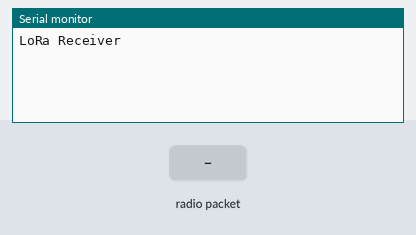
The sketch below on a simulated Arduino Uno, built with avr-gcc and run on an emulated ATmega328P. Shown: the last lines printed to the serial monitor. Inputs (shaded band) come from the test bench. No radio packets arrive unless stated.

Above: at 1.2 s.
1.3 s: radio packet "1" arrives
At 3.0 s:
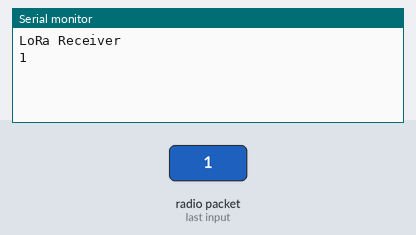
3.8 s: radio packet "0" arrives
At 6.1 s:
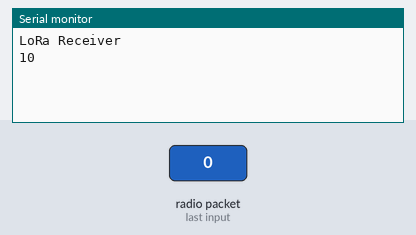

Measured:
- after the input at 1.3 s, the serial monitor: prints a new line after 1.0 s (image 1)
- after the input at 3.8 s, the serial monitor: prints a new line after 1.0 s (image 2)

The sketch:

timeStampTransmitter.ino
```cpp
// This script is intended forvhte arduino base station
// It includes the channel list each sonde is programed with
// Each sonde identity is matahced with the frequency varible name
// This script handles the frequency cycling, trasnmission of User inputs from a Serial input given by matlab
// And it prints any recieved data to the serial monitor which is opened in matlab.
#include <SPI.h>
#include <LoRa.h>

// unsigned long timeStamp;
// int timeStampArray[6];
String dataString;
// int x;
const long frequency = 910E6;  // LoRa Frequency
const long freq1 = 903000000;  // Channel 1
const long freq2 = 906000000;  // Channel 2
const long freq3 = 909000000;  // Channel 3
const long freq4 = 912000000;  // Channel 4
const long freq5 = 915000000;  // Channel 5
const long freq6 = 918000000;  // Channel 6

// This is the SPI frequency varialbe, it must be delcasred in the setup before the Lora.begin function
uint32_t spiFreq = 20;  // 10 MHz is the baseline

int packetSize; // packet size tells us how many bits exist in the Lora buffer

void setup() {
  Serial.begin(115200);
  while (!Serial)
    ;
  Serial.println("LoRa Receiver");

  LoRa.setSPIFrequency(spiFreq);  // base freq is 10 mHz
  // This can be initializied on any frequency due to the fact that this script is frequency cycling in the loop
  if (!LoRa.begin(freq2)) {
    Serial.println("Starting LoRa failed!");
    while (1)
      ;
  }
}

void loop() {

// If a messaage is in the serial buffer this piece of logic will execute by trasnmitting the string, dataString
// Over the frequencies that are un commented in the statement.
  if (Serial.available()) {
    dataString = Serial.readString();
    LoRa.setFrequency(freq1);  // Channel 1
    LoRa.beginPacket();
    LoRa.print(dataString);
    LoRa.endPacket();

    LoRa.setFrequency(freq2);  // Channel 2
    LoRa.beginPacket();
    LoRa.print(dataString);
    LoRa.endPacket();

    LoRa.setFrequency(freq3);  // Channel 3
    LoRa.beginPacket();
    LoRa.print(dataString);
    LoRa.endPacket();

    // LoRa.setFrequency(freq4);  // Channel 4
    // LoRa.beginPacket();
    // LoRa.print(dataString);
    // LoRa.endPacket();

    // LoRa.setFrequency(freq5);  // Channel 5
    // LoRa.beginPacket();
    // LoRa.print(dataString);
    // LoRa.endPacket();

    // LoRa.setFrequency(freq6);  // Channel 6
    // LoRa.beginPacket();
    // LoRa.print(dataString);
    // LoRa.endPacket();
    Serial.flush(); // This hopefully flushes the serial buffer so duel transmissions dont occur
  }

  // Cycle between the frequencies the sondes are trasnmitting on 125 kHz minimum difference
  // The actual different is 3 MHz

  //////////////////////////////////////////////////////////////////////
  // Channel 1
  LoRa.setFrequency(freq1);
  // try to parse packet
  packetSize = LoRa.parsePacket();
  // If a packect exists packetSize is > 0 so the next piece of logic can execute
  if (packetSize) {
    // read packet
    if (LoRa.available()) {
      dataString = LoRa.readString();
      Serial.print(dataString);  // Bring displayed in matlab
    }
    //LoRa.flush();
  }

  /////////////////////////////////////////////////////////////////////////

  //////////////////////////////////////////////////////////////////////
  // Channel 2
  LoRa.setFrequency(freq2);
  // try to parse packet
  packetSize = LoRa.parsePacket();
  // If a packect exists packetSize is > 0 so the next piece of logic can execute
  if (packetSize) {
    // read packet
    if (LoRa.available()) {
      dataString = LoRa.readString();
      Serial.print(dataString);  // Bring displayed in matlab
    }
    //LoRa.flush();
  }

  /////////////////////////////////////////////////////////////////////////

  //////////////////////////////////////////////////////////////////////
  // Channel 3
  LoRa.setFrequency(freq3);
  // try to parse packet
  packetSize = LoRa.parsePacket();
  // If a packect exists packetSize is > 0 so the next piece of logic can execute
  if (packetSize) {
    // read packet
    if (LoRa.available()) {
      dataString = LoRa.readString();
      Serial.print(dataString);  // Bring displayed in matlab
    }
    //LoRa.flush();
  }

  /////////////////////////////////////////////////////////////////////////

  // ////////////////////////////////////////////////////////////////////
  // // Channel 4
  // LoRa.setFrequency(freq4);
  // // try to parse packet
  // packetSize = LoRa.parsePacket();
  // If a packect exists packetSize is > 0 so the next piece of logic can execute
  // if (packetSize) {
  //   // read packet
  //   if (LoRa.available()) {
  //     dataString = LoRa.readString();
  //     Serial.print(dataString);  // Bring displayed in matlab
  //   }
  // }

  // // ///////////////////////////////////////////////////////////////////////

  // //////////////////////////////////////////////////////////////////////
  // // Channel 5
  // LoRa.setFrequency(freq5);
  // // try to parse packet
  // packetSize = LoRa.parsePacket();
  // If a packect exists packetSize is > 0 so the next piece of logic can execute
  // if (packetSize) {
  //   // read packet
  //   if (LoRa.available()) {
  //     dataString = LoRa.readString();
  //     Serial.print(dataString);  // Bring displayed in matlab
  //   }
  // }

  // /////////////////////////////////////////////////////////////////////////

  // //////////////////////////////////////////////////////////////////////
  // // Channel 6
  // LoRa.setFrequency(freq6);
  // // try to parse packet
  // packetSize = LoRa.parsePacket();
  // If a packect exists packetSize is > 0 so the next piece of logic can execute
  // if (packetSize) {
  //   // read packet
  //   if (LoRa.available()) {
  //     dataString = LoRa.readString();
  //     Serial.print(dataString);  // Bring displayed in matlab
  //   }
  // }

  // /////////////////////////////////////////////////////////////////////////
}
```
